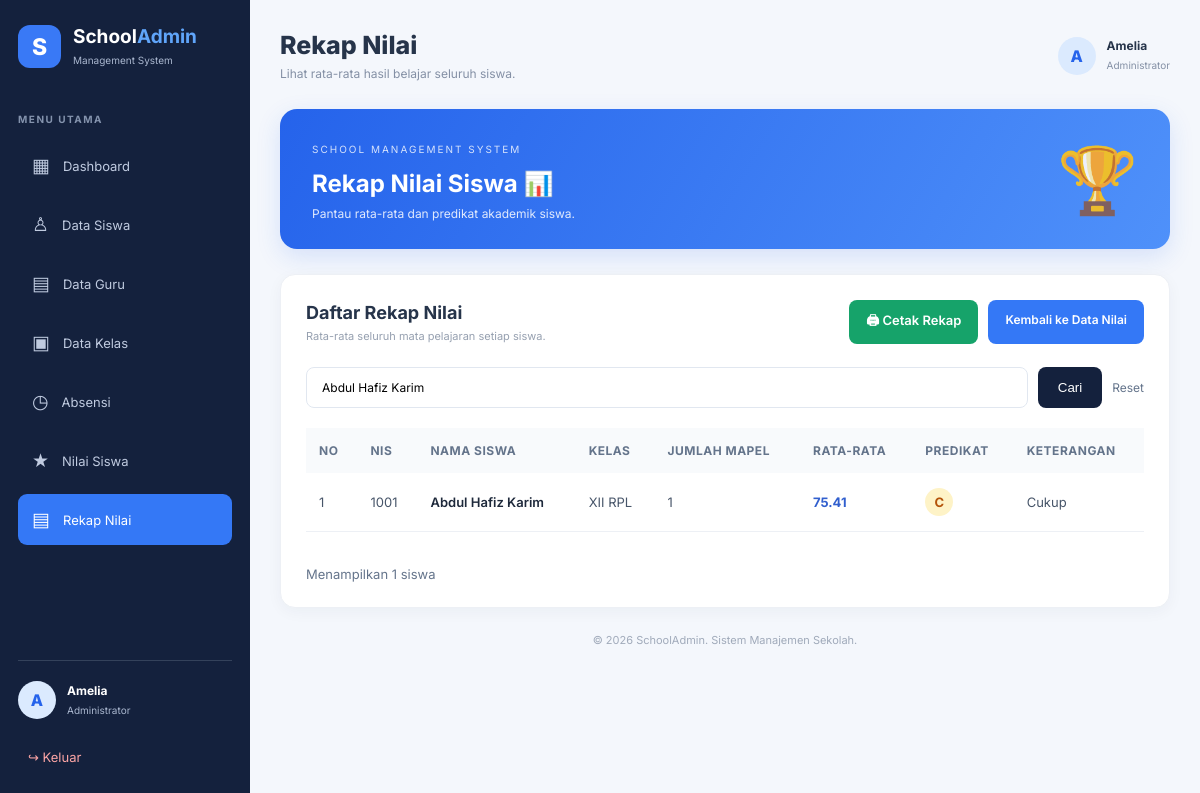
Page /rekap_nilai.php?cari=Abdul Hafiz Karim (signed in) on the committed database.
### tables this page shows
CREATE TABLE `siswa` (
  `id` int(11) NOT NULL,
  `nama` varchar(100) NOT NULL,
  `nis` varchar(30) NOT NULL,
  `kelas` varchar(30) NOT NULL,
  `alamat` text DEFAULT NULL,
  `jenis_kelamin` varchar(20) NOT NULL
);

### rekap_nilai.php (the view, shortened to what this page needs)
<?php
require_once 'config/koneksi.php';
function e($value) {
    return htmlspecialchars($value ?? '', ENT_QUOTES, 'UTF-8');
}
$nama_admin = $_SESSION['nama'] ?? 'Administrator';
$cari = trim($_GET['cari'] ?? '');
$sql = "
    SELECT
        s.id,
        s.nis,
        s.nama,
        s.kelas,
        COUNT(n.id) AS jumlah_mapel,
        AVG(n.nilai_akhir) AS rata_rata
    FROM siswa s
    LEFT JOIN nilai n ON s.id = n.siswa_id
    WHERE s.nama LIKE ? OR s.nis LIKE ?
    GROUP BY s.id, s.nis, s.nama, s.kelas
    ORDER BY s.nama ASC
";
$stmt = mysqli_prepare($conn, $sql);
$keyword = "%$cari%";
mysqli_stmt_bind_param($stmt, "ss", $keyword, $keyword);
mysqli_stmt_execute($stmt);
$data = mysqli_stmt_get_result($stmt);
$total_siswa = mysqli_num_rows($data);
function predikat($nilai) {
    if ($nilai >= 70) return 'C';
    return 'D';
}
function keterangan($nilai) {
    if ($nilai >= 70) return 'Cukup';
    return 'Perlu Perbaikan';
}
?>
<!DOCTYPE html>
<html lang="id">
<head>
<link rel="stylesheet" href="assets/style.css">
</head>
<body>
<div class="dashboard">
<aside class="sidebar">
    <div class="brand">
        <div class="brand-icon">S</div>
        <div>
            <h2>School<span>Admin</span></h2>
            <small>Management System</small>
        </div>
    </div>
    <div class="menu-label">MENU UTAMA</div>
    <nav>
        <a href="dashboard.php" class="menu-item">
            <span>▦</span> Dashboard
        </a>
        <a href="data_siswa.php" class="menu-item">
            <span>♙</span> Data Siswa
        </a>
        <a href="data_guru.php" class="menu-item">
            <span>▤</span> Data Guru
        </a>
        <a href="data_kelas.php" class="menu-item">
            <span>▣</span> Data Kelas
        </a>
        <a href="absensi.php" class="menu-item">
            <span>◷</span> Absensi
        </a>
        <a href="nilai.php" class="menu-item">
            <span>★</span> Nilai Siswa
        </a>
        <a href="rekap_nilai.php" class="menu-item active">
            <span>▤</span> Rekap Nilai
        </a>
    </nav>
    <div class="sidebar-bottom">
        <div class="admin-mini">
            <div class="avatar">A</div>
            <div>
                <strong><?= e($nama_admin) ?></strong>
                <small>Administrator</small>
            </div>
        </div>
        <a href="logout.php" class="logout">↪ Keluar</a>
    </div>
</aside>
<main class="main-content">
    <header class="topbar">
        <div>
            <h1>Rekap Nilai</h1>
            <p>Lihat rata-rata hasil belajar seluruh siswa.</p>
        </div>
        <div class="admin-profile">
            <div class="avatar">A</div>
            <div>
                <strong><?= e($nama_admin) ?></strong>
                <small>Administrator</small>
            </div>
        </div>
    </header>
    <section class="welcome">
        <div>
            <span class="welcome-tag">SCHOOL MANAGEMENT SYSTEM</span>
            <h2>Rekap Nilai Siswa 📊</h2>
            <p>Pantau rata-rata dan predikat akademik siswa.</p>
        </div>
        <div class="welcome-icon">🏆</div>
    </section>
    <section class="content-card">
        <div class="section-header">
            <div>
                <h2>Daftar Rekap Nilai</h2>
                <p>Rata-rata seluruh mata pelajaran setiap siswa.</p>
            </div>
            <div class="rekap-actions">
                <a href="cetak_rekap.php" class="btn-print">
                    🖨 Cetak Rekap
                </a>
                <a href="nilai.php" class="btn-primary">
                    Kembali ke Data Nilai
                </a>
            </div>
        </div>
        <form method="GET" class="search-form">
            <input
                type="text"
                name="cari"
                placeholder="Cari nama atau NIS siswa..."
                value="<?= e($cari) ?>"
            >
            <button type="submit">Cari</button>
            <?php if ($cari !== ''): ?>
                <a href="rekap_nilai.php" class="reset-btn">Reset</a>
            <?php endif; ?>
        </form>
        <div class="table-responsive">
            <table>
                <thead>
                    <tr>
                        <th>No</th>
                        <th>NIS</th>
                        <th>Nama Siswa</th>
                        <th>Kelas</th>
                        <th>Jumlah Mapel</th>
                        <th>Rata-rata</th>
                        <th>Predikat</th>
                        <th>Keterangan</th>
                    </tr>
                </thead>
                <tbody>
                <?php
                $no = 1;
                if ($total_siswa > 0):
                    while ($row = mysqli_fetch_assoc($data)):
                        $rata = $row['rata_rata'] !== null
                            ? (float)$row['rata_rata']
                            : null;
                        $huruf = predikat($rata);
                        $warna = [
                            'A' => 'predikat-a',
                            'B' => 'predikat-b',
                            'C' => 'predikat-c',
                            'D' => 'predikat-d',
                            '-' => 'predikat-kosong'
                        ][$huruf];
                ?>
                    <tr>
                        <td><?= $no++ ?></td>
                        <td><?= e($row['nis']) ?></td>
                        <td>
                            <div class="student-name">
                                <?= e($row['nama']) ?>
                            </div>
                        </td>
                        <td><?= e($row['kelas']) ?></td>
                        <td><?= (int)$row['jumlah_mapel'] ?></td>
                        <td>
                            <span class="rata-rata">
                                <?= $rata !== null
                                    ? number_format($rata, 2)
                                    : '-' ?>
                            </span>
                        </td>
                        <td>
                            <span class="predikat <?= $warna ?>">
                                <?= $huruf ?>
                            </span>
                        </td>
                        <td><?= keterangan($rata) ?></td>
                    </tr>
                <?php
                    endwhile;
                endif; ?>
                </tbody>
            </table>
        </div>
        <div class="table-footer">
            Menampilkan <?= $total_siswa ?> siswa
        </div>
    </section>
    <footer>
        © <?= date('Y') ?> SchoolAdmin. Sistem Manajemen Sekolah.
    </footer>
</main>
</div>
</body>
</html>

### assets/style.css (style rules this page uses)
* { margin: 0; padding: 0; box-sizing: border-box; }
body { font-family: 'Inter', sans-serif; background: #f4f7fc; color: #26344a; }
a { text-decoration: none; }
.dashboard { display: flex; min-height: 100vh; }
.sidebar { width: 250px; background: #14213d; color: white; padding: 25px 18px; display: flex; flex-direction: column; flex-shrink: 0; }
.brand { display: flex; align-items: center; gap: 12px; margin-bottom: 45px; }
.brand-icon { width: 43px; height: 43px; background: #3979f6; border-radius: 12px; display: grid; place-items: center; font-size: 23px; font-weight: 800; }
.brand h2 { font-size: 19px; }
.brand h2 span { color: #60a5fa; }
.brand small { color: #aab7cf; font-size: 10px; }
.menu-label { font-size: 10px; color: #8493ad; font-weight: 700; letter-spacing: 1.5px; margin-bottom: 15px; }
.sidebar nav { display: flex; flex-direction: column; gap: 8px; }
.menu-item { color: #c0cbe0; padding: 14px; border-radius: 9px; display: flex; gap: 13px; align-items: center; font-size: 13px; transition: .2s; }
.menu-item span { font-size: 19px; }
.menu-item:hover, .menu-item.active { background: #3478f6; color: white; }
.sidebar-bottom { margin-top: auto; }
.admin-mini, .admin-profile { display: flex; align-items: center; gap: 11px; }
.admin-mini { border-top: 1px solid #34425b; padding-top: 20px; }
.avatar { width: 38px; height: 38px; background: #dbeafe; color: #2563eb; border-radius: 50%; display: grid; place-items: center; font-weight: 800; }
.admin-mini strong, .admin-profile strong { display: block; font-size: 12px; }
.admin-mini small { color: #aab7cf; font-size: 10px; }
.logout { display: block; color: #fca5a5; margin-top: 20px; font-size: 13px; padding: 10px; }
.main-content { flex: 1; padding: 30px; min-width: 0; }
.topbar { display: flex; justify-content: space-between; align-items: center; margin-bottom: 28px; }
.topbar h1 { font-size: 25px; font-weight: 800; }
.topbar p { font-size: 12px; color: #8490a5; margin-top: 6px; }
.admin-profile strong { color: #26344a; }
.admin-profile small { font-size: 10px; color: #8490a5; }
.welcome { background: linear-gradient(120deg, #2563eb, #4f91fa); color: white; padding: 28px 32px; border-radius: 17px; display: flex; justify-content: space-between; align-items: center; margin-bottom: 25px; box-shadow: 0 8px 25px #2563eb25; }
.welcome-tag { font-size: 10px; letter-spacing: 2px; opacity: .8; }
.welcome h2 { font-size: 24px; margin: 12px 0 8px; }
.welcome p { font-size: 12px; opacity: .85; }
.welcome-icon { font-size: 65px; opacity: .9; }
.content-card { background: white; border-radius: 15px; padding: 25px; border: 1px solid #edf0f5; box-shadow: 0 4px 15px #1b31500b; }
.section-header { display: flex; justify-content: space-between; align-items: center; margin-bottom: 23px; gap: 12px; }
.section-header h2 { font-size: 18px; }
.section-header p { color: #96a0b0; font-size: 11px; margin-top: 6px; }
.btn-primary { background: #3478f6; color: white; padding: 12px 17px; border-radius: 8px; font-size: 12px; font-weight: 600; transition: .2s; }
.search-form { display: flex; gap: 10px; margin-bottom: 20px; }
.search-form input { flex: 1; min-width: 0; padding: 12px 15px; border: 1px solid #e1e7f0; border-radius: 8px; outline: none; font-family: inherit; font-size: 12px; }
.search-form button { border: none; background: #14213d; color: white; border-radius: 8px; padding: 0 20px; cursor: pointer; }
.reset-btn { color: #64748b; font-size: 12px; align-self: center; }
.table-responsive { overflow-x: auto; }
table { width: 100%; border-collapse: collapse; min-width: 700px; }
thead { background: #f7f9fc; }
th { color: #78869c; font-size: 10px; text-transform: uppercase; letter-spacing: .5px; padding: 15px 12px; text-align: left; }
td { padding: 15px 12px; border-bottom: 1px solid #edf0f5; font-size: 12px; color: #526077; }
.student-name { display: flex; align-items: center; gap: 9px; font-weight: 600; color: #26344a; }
.table-footer { font-size: 11px; color: #94a3b8; margin-top: 17px; }
footer { text-align: center; padding: 25px; color: #a0aaba; font-size: 11px; }

### rows in the picture
siswa: nis "1001", nama "Abdul Hafiz Karim", kelas "XII RPL", jumlah_mapel "1", rata "75.41", huruf "C", rata "Cukup"

### other values in the picture
$nama_admin "Amelia"
$total_siswa "1"
